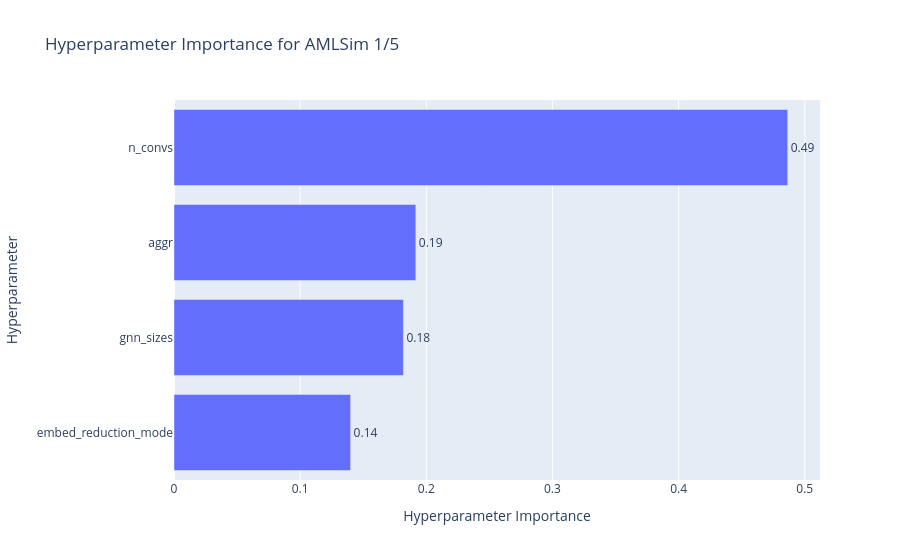
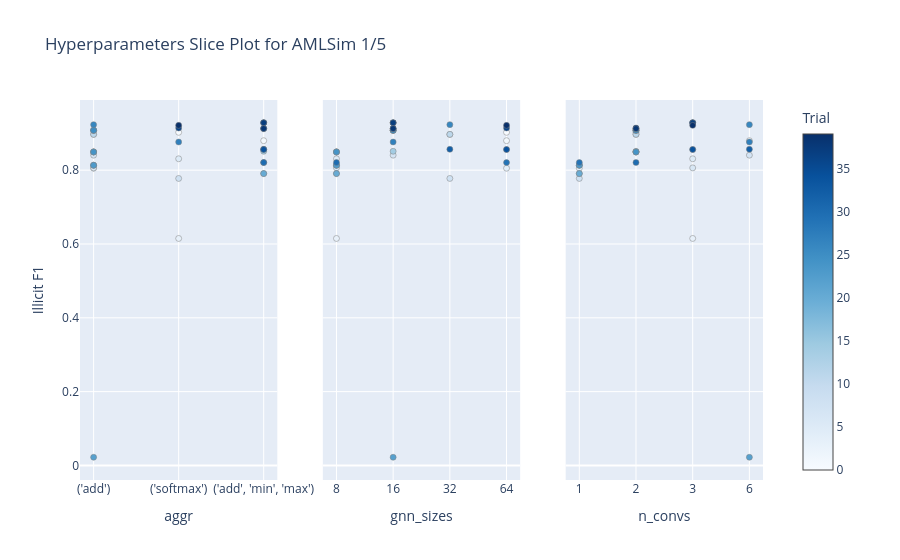
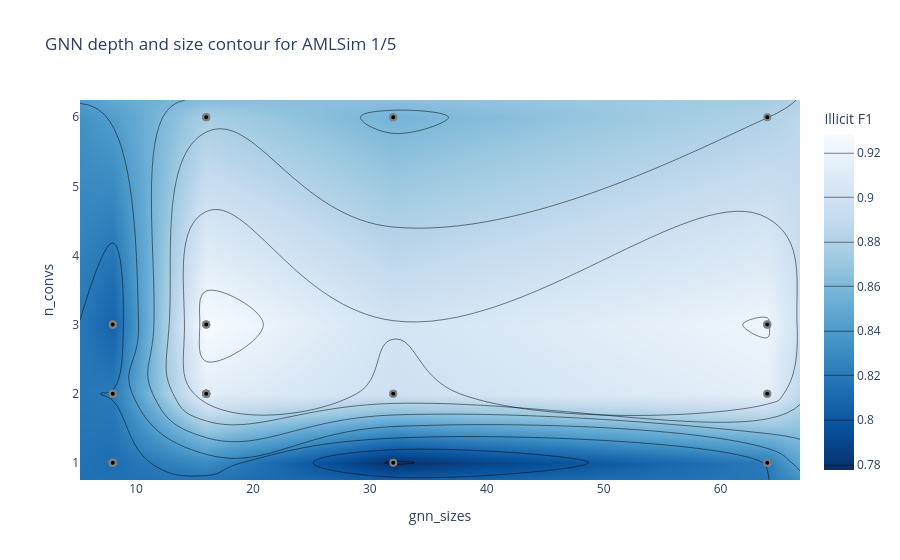
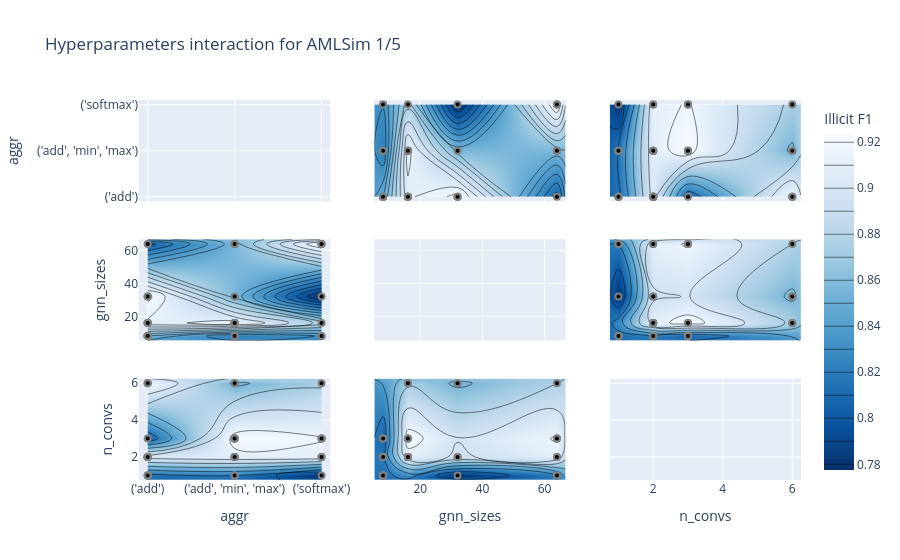

Write notebook code for charts like these, in order.
### Markdown cell above
## AMLSim 1/5

### Code cell
study_amlsim_51 = rsu.load_study("amlsim_51")
rsu.build_and_save_study_analysis(study_amlsim_51, "AMLSim 1/5")

### Figure 1 — Plotly figure (JSON) as saved in the notebook; plotly's stock layout.template omitted (floating-point values rounded to 4 significant figures)
{"data": [{"cliponaxis": false, "hovertemplate": ["embed_reduction_mode (CategoricalDistribution): 0.13998714224101907<extra></extra>", "gnn_sizes (CategoricalDistribution): 0.18184906103838058<extra></extra>", "aggr (CategoricalDistribution): 0.19168294440524974<extra></extra>", "n_convs (CategoricalDistribution): 0.48648085231535065<extra></extra>"], "name": "Illicit F1", "orientation": "h", "text": ["0.14", "0.18", "0.19", "0.49"], "textposition": "outside", "type": "bar", "x": [0.14, 0.1818, 0.1917, 0.4865], "y": ["embed_reduction_mode", "gnn_sizes", "aggr", "n_convs"]}], "layout": {"title": {"text": "Hyperparameter Importance for AMLSim 1/5"}, "xaxis": {"title": {"text": "Hyperparameter Importance"}}, "yaxis": {"title": {"text": "Hyperparameter"}}}}

### Figure 2 — Plotly figure (JSON) as saved in the notebook; plotly's stock layout.template omitted (floating-point values rounded to 4 significant figures)
{"data": [{"marker": {"color": [0, 1, 2, 3, 4, 5, 6, 7, 8, 9, 10, 11, 12, 13, 14, 15, 16, 17, 18, 19, 20, 21, 22, 23, 24, 25, 26, 27, 28, 29, 30, 31, 32, 33, 34, 35, 36, 37, 38, 39], "colorbar": {"title": {"text": "Trial"}, "x": 1, "xpad": 40}, "colorscale": [[0, "rgb(247,251,255)"], [0.125, "rgb(222,235,247)"], [0.25, "rgb(198,219,239)"], [0.375, "rgb(158,202,225)"], [0.5, "rgb(107,174,214)"], [0.625, "rgb(66,146,198)"], [0.75, "rgb(33,113,181)"], [0.875, "rgb(8,81,156)"], [1, "rgb(8,48,107)"]], "line": {"color": "Grey", "width": 0.5}, "showscale": true}, "mode": "markers", "name": "Feasible Trial", "showlegend": false, "type": "scatter", "x": ["('softmax')", "('add', 'min', 'max')", "('add', 'min', 'max')", "('softmax')", "('add')", "('softmax')", "('add')", "('add')", "('softmax')", "('add')", "('add')", "('add')", "('add')", "('add')", "('add', 'min', 'max')", "('add')", "('add')", "('add')", "('add', 'min', 'max')", "('add')", "('add', 'min', 'max')", "('add')", "('add')", "('add')", "('add')", "('add')", "('add')", "('softmax')", "('add', 'min', 'max')", "('add', 'min', 'max')", "('add', 'min', 'max')", "('add', 'min', 'max')", "('add', 'min', 'max')", "('add', 'min', 'max')", "('add', 'min', 'max')", "('add', 'min', 'max')", "('softmax')", "('add', 'min', 'max')", "('add', 'min', 'max')", "('softmax')"], "xaxis": "x", "y": [0.9026, 0.8798, 0.8559, 0.615, 0.8052, 0.8308, 0.8062, 0.8406, 0.7775, 0.8494, 0.8969, 0.8969, 0.8494, 0.9078, 0.8512, 0.9078, 0.8494, 0.8133, 0.7907, 0.8133, 0.7907, 0.9078, 0.02214, 0.8133, 0.8494, 0.9078, 0.9234, 0.8763, 0.9126, 0.8205, 0.8207, 0.9126, 0.8566, 0.9284, 0.8559, 0.9284, 0.9142, 0.9284, 0.9126, 0.9213], "yaxis": "y"}, {"marker": {"color": [0, 1, 2, 3, 4, 5, 6, 7, 8, 9, 10, 11, 12, 13, 14, 15, 16, 17, 18, 19, 20, 21, 22, 23, 24, 25, 26, 27, 28, 29, 30, 31, 32, 33, 34, 35, 36, 37, 38, 39], "colorbar": {"title": {"text": "Trial"}, "x": 1, "xpad": 40}, "colorscale": [[0, "rgb(247,251,255)"], [0.125, "rgb(222,235,247)"], [0.25, "rgb(198,219,239)"], [0.375, "rgb(158,202,225)"], [0.5, "rgb(107,174,214)"], [0.625, "rgb(66,146,198)"], [0.75, "rgb(33,113,181)"], [0.875, "rgb(8,81,156)"], [1, "rgb(8,48,107)"]], "line": {"color": "Grey", "width": 0.5}, "showscale": false}, "mode": "markers", "name": "Feasible Trial", "showlegend": false, "type": "scatter", "x": [64, 64, 64, 8, 64, 8, 8, 16, 32, 8, 32, 32, 8, 16, 16, 16, 8, 8, 8, 8, 8, 16, 16, 8, 8, 16, 32, 16, 16, 64, 8, 16, 32, 16, 64, 16, 64, 16, 16, 64], "xaxis": "x2", "y": [0.9026, 0.8798, 0.8559, 0.615, 0.8052, 0.8308, 0.8062, 0.8406, 0.7775, 0.8494, 0.8969, 0.8969, 0.8494, 0.9078, 0.8512, 0.9078, 0.8494, 0.8133, 0.7907, 0.8133, 0.7907, 0.9078, 0.02214, 0.8133, 0.8494, 0.9078, 0.9234, 0.8763, 0.9126, 0.8205, 0.8207, 0.9126, 0.8566, 0.9284, 0.8559, 0.9284, 0.9142, 0.9284, 0.9126, 0.9213], "yaxis": "y2"}, {"marker": {"color": [0, 1, 2, 3, 4, 5, 6, 7, 8, 9, 10, 11, 12, 13, 14, 15, 16, 17, 18, 19, 20, 21, 22, 23, 24, 25, 26, 27, 28, 29, 30, 31, 32, 33, 34, 35, 36, 37, 38, 39], "colorbar": {"title": {"text": "Trial"}, "x": 1, "xpad": 40}, "colorscale": [[0, "rgb(247,251,255)"], [0.125, "rgb(222,235,247)"], [0.25, "rgb(198,219,239)"], [0.375, "rgb(158,202,225)"], [0.5, "rgb(107,174,214)"], [0.625, "rgb(66,146,198)"], [0.75, "rgb(33,113,181)"], [0.875, "rgb(8,81,156)"], [1, "rgb(8,48,107)"]], "line": {"color": "Grey", "width": 0.5}, "showscale": false}, "mode": "markers", "name": "Feasible Trial", "showlegend": false, "type": "scatter", "x": [2, 6, 3, 3, 1, 3, 3, 6, 1, 2, 2, 2, 2, 2, 2, 2, 2, 1, 1, 1, 1, 2, 6, 1, 2, 2, 6, 6, 2, 1, 2, 2, 6, 3, 3, 3, 2, 3, 2, 3], "xaxis": "x3", "y": [0.9026, 0.8798, 0.8559, 0.615, 0.8052, 0.8308, 0.8062, 0.8406, 0.7775, 0.8494, 0.8969, 0.8969, 0.8494, 0.9078, 0.8512, 0.9078, 0.8494, 0.8133, 0.7907, 0.8133, 0.7907, 0.9078, 0.02214, 0.8133, 0.8494, 0.9078, 0.9234, 0.8763, 0.9126, 0.8205, 0.8207, 0.9126, 0.8566, 0.9284, 0.8559, 0.9284, 0.9142, 0.9284, 0.9126, 0.9213], "yaxis": "y3"}], "layout": {"title": {"text": "Hyperparameters Slice Plot for AMLSim 1/5"}, "xaxis": {"anchor": "y", "categoryarray": ["('add')", "('softmax')", "('add', 'min', 'max')"], "categoryorder": "array", "domain": [0, 0.2889], "title": {"text": "aggr"}, "type": "category"}, "xaxis2": {"anchor": "y2", "categoryarray": [8, 16, 32, 64], "categoryorder": "array", "domain": [0.3556, 0.6444], "title": {"text": "gnn_sizes"}, "type": "category"}, "xaxis3": {"anchor": "y3", "categoryarray": [1, 2, 3, 6], "categoryorder": "array", "domain": [0.7111, 1], "title": {"text": "n_convs"}, "type": "category"}, "yaxis": {"anchor": "x", "domain": [0, 1], "title": {"text": "Illicit F1"}}, "yaxis2": {"anchor": "x2", "domain": [0, 1], "matches": "y", "showticklabels": false}, "yaxis3": {"anchor": "x3", "domain": [0, 1], "matches": "y", "showticklabels": false}}}

### Figure 3 — Plotly figure (JSON) as saved in the notebook; plotly's stock layout.template omitted (floating-point values rounded to 4 significant figures)
{"data": [{"colorbar": {"title": {"text": "Illicit F1"}}, "colorscale": [[0, "rgb(247,251,255)"], [0.125, "rgb(222,235,247)"], [0.25, "rgb(198,219,239)"], [0.375, "rgb(158,202,225)"], [0.5, "rgb(107,174,214)"], [0.625, "rgb(66,146,198)"], [0.75, "rgb(33,113,181)"], [0.875, "rgb(8,81,156)"], [1, "rgb(8,48,107)"]], "connectgaps": true, "contours": {"coloring": "heatmap"}, "hoverinfo": "none", "line": {"smoothing": 1.3}, "reversescale": true, "type": "contour", "x": [5.2, 8, 16, 32, 64, 66.8], "y": [0.75, 1, 2, 3, 6, 6.25], "z": [[null, null, null, null, null, null], [null, 0.8133, null, 0.7775, 0.8205, null], [null, 0.8207, 0.9126, 0.8969, 0.9142, null], [null, 0.8062, 0.9284, null, 0.9213, null], [null, null, 0.8763, 0.8566, 0.8798, null], [null, null, null, null, null, null]]}, {"marker": {"color": "black", "line": {"color": "Gray", "width": 2}}, "mode": "markers", "name": "Feasible Trial", "showlegend": false, "type": "scatter", "x": [64, 64, 64, 8, 64, 8, 8, 16, 32, 8, 32, 32, 8, 16, 16, 16, 8, 8, 8, 8, 8, 16, 16, 8, 8, 16, 32, 16, 16, 64, 8, 16, 32, 16, 64, 16, 64, 16, 16, 64], "y": [2, 6, 3, 3, 1, 3, 3, 6, 1, 2, 2, 2, 2, 2, 2, 2, 2, 1, 1, 1, 1, 2, 6, 1, 2, 2, 6, 6, 2, 1, 2, 2, 6, 3, 3, 3, 2, 3, 2, 3]}, {"marker": {"color": "#cccccc", "line": {"color": "Gray", "width": 2}}, "mode": "markers", "name": "Infeasible Trial", "showlegend": false, "type": "scatter", "x": [], "y": []}], "layout": {"title": {"text": "GNN depth and size contour for AMLSim 1/5"}, "xaxis": {"range": [5.2, 66.8], "title": {"text": "gnn_sizes"}}, "yaxis": {"range": [0.75, 6.25], "title": {"text": "n_convs"}}}}

### Figure 4 — Plotly figure (JSON) as saved in the notebook; plotly's stock layout.template omitted (floating-point values rounded to 4 significant figures)
{"data": [{"type": "scatter", "xaxis": "x", "yaxis": "y"}, {"colorbar": {"title": {"text": "Illicit F1"}}, "colorscale": [[0, "rgb(247,251,255)"], [0.125, "rgb(222,235,247)"], [0.25, "rgb(198,219,239)"], [0.375, "rgb(158,202,225)"], [0.5, "rgb(107,174,214)"], [0.625, "rgb(66,146,198)"], [0.75, "rgb(33,113,181)"], [0.875, "rgb(8,81,156)"], [1, "rgb(8,48,107)"]], "connectgaps": true, "contours": {"coloring": "heatmap"}, "hoverinfo": "none", "line": {"smoothing": 1.3}, "reversescale": true, "showscale": true, "type": "contour", "x": ["('add')", "('add', 'min', 'max')", "('softmax')"], "xaxis": "x4", "y": [5.2, 8, 16, 32, 64, 66.8], "yaxis": "y4", "z": [[null, null, null], [0.8494, 0.8207, 0.8308], [0.9078, 0.9126, 0.8763], [0.9234, 0.8566, 0.7775], [0.8052, 0.8559, 0.9213], [null, null, null]]}, {"marker": {"color": "black", "line": {"color": "Gray", "width": 2}}, "mode": "markers", "name": "Feasible Trial", "showlegend": false, "type": "scatter", "x": ["('softmax')", "('add', 'min', 'max')", "('add', 'min', 'max')", "('softmax')", "('add')", "('softmax')", "('add')", "('add')", "('softmax')", "('add')", "('add')", "('add')", "('add')", "('add')", "('add', 'min', 'max')", "('add')", "('add')", "('add')", "('add', 'min', 'max')", "('add')", "('add', 'min', 'max')", "('add')", "('add')", "('add')", "('add')", "('add')", "('add')", "('softmax')", "('add', 'min', 'max')", "('add', 'min', 'max')", "('add', 'min', 'max')", "('add', 'min', 'max')", "('add', 'min', 'max')", "('add', 'min', 'max')", "('add', 'min', 'max')", "('add', 'min', 'max')", "('softmax')", "('add', 'min', 'max')", "('add', 'min', 'max')", "('softmax')"], "xaxis": "x4", "y": [64, 64, 64, 8, 64, 8, 8, 16, 32, 8, 32, 32, 8, 16, 16, 16, 8, 8, 8, 8, 8, 16, 16, 8, 8, 16, 32, 16, 16, 64, 8, 16, 32, 16, 64, 16, 64, 16, 16, 64], "yaxis": "y4"}, {"colorbar": {"title": {"text": "Illicit F1"}}, "colorscale": [[0, "rgb(247,251,255)"], [0.125, "rgb(222,235,247)"], [0.25, "rgb(198,219,239)"], [0.375, "rgb(158,202,225)"], [0.5, "rgb(107,174,214)"], [0.625, "rgb(66,146,198)"], [0.75, "rgb(33,113,181)"], [0.875, "rgb(8,81,156)"], [1, "rgb(8,48,107)"]], "connectgaps": true, "contours": {"coloring": "heatmap"}, "hoverinfo": "none", "line": {"smoothing": 1.3}, "reversescale": true, "showscale": false, "type": "contour", "x": ["('add')", "('add', 'min', 'max')", "('softmax')"], "xaxis": "x7", "y": [0.75, 1, 2, 3, 6, 6.25], "yaxis": "y7", "z": [[null, null, null], [0.8133, 0.8205, 0.7775], [0.9078, 0.9126, 0.9142], [0.8062, 0.9284, 0.9213], [0.9234, 0.8566, 0.8763], [null, null, null]]}, {"marker": {"color": "black", "line": {"color": "Gray", "width": 2}}, "mode": "markers", "name": "Feasible Trial", "showlegend": false, "type": "scatter", "x": ["('softmax')", "('add', 'min', 'max')", "('add', 'min', 'max')", "('softmax')", "('add')", "('softmax')", "('add')", "('add')", "('softmax')", "('add')", "('add')", "('add')", "('add')", "('add')", "('add', 'min', 'max')", "('add')", "('add')", "('add')", "('add', 'min', 'max')", "('add')", "('add', 'min', 'max')", "('add')", "('add')", "('add')", "('add')", "('add')", "('add')", "('softmax')", "('add', 'min', 'max')", "('add', 'min', 'max')", "('add', 'min', 'max')", "('add', 'min', 'max')", "('add', 'min', 'max')", "('add', 'min', 'max')", "('add', 'min', 'max')", "('add', 'min', 'max')", "('softmax')", "('add', 'min', 'max')", "('add', 'min', 'max')", "('softmax')"], "xaxis": "x7", "y": [2, 6, 3, 3, 1, 3, 3, 6, 1, 2, 2, 2, 2, 2, 2, 2, 2, 1, 1, 1, 1, 2, 6, 1, 2, 2, 6, 6, 2, 1, 2, 2, 6, 3, 3, 3, 2, 3, 2, 3], "yaxis": "y7"}, {"colorbar": {"title": {"text": "Illicit F1"}}, "colorscale": [[0, "rgb(247,251,255)"], [0.125, "rgb(222,235,247)"], [0.25, "rgb(198,219,239)"], [0.375, "rgb(158,202,225)"], [0.5, "rgb(107,174,214)"], [0.625, "rgb(66,146,198)"], [0.75, "rgb(33,113,181)"], [0.875, "rgb(8,81,156)"], [1, "rgb(8,48,107)"]], "connectgaps": true, "contours": {"coloring": "heatmap"}, "hoverinfo": "none", "line": {"smoothing": 1.3}, "reversescale": true, "showscale": false, "type": "contour", "x": [5.2, 8, 16, 32, 64, 66.8], "xaxis": "x2", "y": ["('add')", "('add', 'min', 'max')", "('softmax')"], "yaxis": "y2", "z": [[null, 0.8494, 0.9078, 0.9234, 0.8052, null], [null, 0.8207, 0.9126, 0.8566, 0.8559, null], [null, 0.8308, 0.8763, 0.7775, 0.9213, null]]}, {"marker": {"color": "black", "line": {"color": "Gray", "width": 2}}, "mode": "markers", "name": "Feasible Trial", "showlegend": false, "type": "scatter", "x": [64, 64, 64, 8, 64, 8, 8, 16, 32, 8, 32, 32, 8, 16, 16, 16, 8, 8, 8, 8, 8, 16, 16, 8, 8, 16, 32, 16, 16, 64, 8, 16, 32, 16, 64, 16, 64, 16, 16, 64], "xaxis": "x2", "y": ["('softmax')", "('add', 'min', 'max')", "('add', 'min', 'max')", "('softmax')", "('add')", "('softmax')", "('add')", "('add')", "('softmax')", "('add')", "('add')", "('add')", "('add')", "('add')", "('add', 'min', 'max')", "('add')", "('add')", "('add')", "('add', 'min', 'max')", "('add')", "('add', 'min', 'max')", "('add')", "('add')", "('add')", "('add')", "('add')", "('add')", "('softmax')", "('add', 'min', 'max')", "('add', 'min', 'max')", "('add', 'min', 'max')", "('add', 'min', 'max')", "('add', 'min', 'max')", "('add', 'min', 'max')", "('add', 'min', 'max')", "('add', 'min', 'max')", "('softmax')", "('add', 'min', 'max')", "('add', 'min', 'max')", "('softmax')"], "yaxis": "y2"}, {"type": "scatter", "xaxis": "x5", "yaxis": "y5"}, {"colorbar": {"title": {"text": "Illicit F1"}}, "colorscale": [[0, "rgb(247,251,255)"], [0.125, "rgb(222,235,247)"], [0.25, "rgb(198,219,239)"], [0.375, "rgb(158,202,225)"], [0.5, "rgb(107,174,214)"], [0.625, "rgb(66,146,198)"], [0.75, "rgb(33,113,181)"], [0.875, "rgb(8,81,156)"], [1, "rgb(8,48,107)"]], "connectgaps": true, "contours": {"coloring": "heatmap"}, "hoverinfo": "none", "line": {"smoothing": 1.3}, "reversescale": true, "showscale": false, "type": "contour", "x": [5.2, 8, 16, 32, 64, 66.8], "xaxis": "x8", "y": [0.75, 1, 2, 3, 6, 6.25], "yaxis": "y8", "z": [[null, null, null, null, null, null], [null, 0.8133, null, 0.7775, 0.8205, null], [null, 0.8207, 0.9126, 0.8969, 0.9142, null], [null, 0.8062, 0.9284, null, 0.9213, null], [null, null, 0.8763, 0.8566, 0.8798, null], [null, null, null, null, null, null]]}, {"marker": {"color": "black", "line": {"color": "Gray", "width": 2}}, "mode": "markers", "name": "Feasible Trial", "showlegend": false, "type": "scatter", "x": [64, 64, 64, 8, 64, 8, 8, 16, 32, 8, 32, 32, 8, 16, 16, 16, 8, 8, 8, 8, 8, 16, 16, 8, 8, 16, 32, 16, 16, 64, 8, 16, 32, 16, 64, 16, 64, 16, 16, 64], "xaxis": "x8", "y": [2, 6, 3, 3, 1, 3, 3, 6, 1, 2, 2, 2, 2, 2, 2, 2, 2, 1, 1, 1, 1, 2, 6, 1, 2, 2, 6, 6, 2, 1, 2, 2, 6, 3, 3, 3, 2, 3, 2, 3], "yaxis": "y8"}, {"colorbar": {"title": {"text": "Illicit F1"}}, "colorscale": [[0, "rgb(247,251,255)"], [0.125, "rgb(222,235,247)"], [0.25, "rgb(198,219,239)"], [0.375, "rgb(158,202,225)"], [0.5, "rgb(107,174,214)"], [0.625, "rgb(66,146,198)"], [0.75, "rgb(33,113,181)"], [0.875, "rgb(8,81,156)"], [1, "rgb(8,48,107)"]], "connectgaps": true, "contours": {"coloring": "heatmap"}, "hoverinfo": "none", "line": {"smoothing": 1.3}, "reversescale": true, "showscale": false, "type": "contour", "x": [0.75, 1, 2, 3, 6, 6.25], "xaxis": "x3", "y": ["('add')", "('add', 'min', 'max')", "('softmax')"], "yaxis": "y3", "z": [[null, 0.8133, 0.9078, 0.8062, 0.9234, null], [null, 0.8205, 0.9126, 0.9284, 0.8566, null], [null, 0.7775, 0.9142, 0.9213, 0.8763, null]]}, {"marker": {"color": "black", "line": {"color": "Gray", "width": 2}}, "mode": "markers", "name": "Feasible Trial", "showlegend": false, "type": "scatter", "x": [2, 6, 3, 3, 1, 3, 3, 6, 1, 2, 2, 2, 2, 2, 2, 2, 2, 1, 1, 1, 1, 2, 6, 1, 2, 2, 6, 6, 2, 1, 2, 2, 6, 3, 3, 3, 2, 3, 2, 3], "xaxis": "x3", "y": ["('softmax')", "('add', 'min', 'max')", "('add', 'min', 'max')", "('softmax')", "('add')", "('softmax')", "('add')", "('add')", "('softmax')", "('add')", "('add')", "('add')", "('add')", "('add')", "('add', 'min', 'max')", "('add')", "('add')", "('add')", "('add', 'min', 'max')", "('add')", "('add', 'min', 'max')", "('add')", "('add')", "('add')", "('add')", "('add')", "('add')", "('softmax')", "('add', 'min', 'max')", "('add', 'min', 'max')", "('add', 'min', 'max')", "('add', 'min', 'max')", "('add', 'min', 'max')", "('add', 'min', 'max')", "('add', 'min', 'max')", "('add', 'min', 'max')", "('softmax')", "('add', 'min', 'max')", "('add', 'min', 'max')", "('softmax')"], "yaxis": "y3"}, {"colorbar": {"title": {"text": "Illicit F1"}}, "colorscale": [[0, "rgb(247,251,255)"], [0.125, "rgb(222,235,247)"], [0.25, "rgb(198,219,239)"], [0.375, "rgb(158,202,225)"], [0.5, "rgb(107,174,214)"], [0.625, "rgb(66,146,198)"], [0.75, "rgb(33,113,181)"], [0.875, "rgb(8,81,156)"], [1, "rgb(8,48,107)"]], "connectgaps": true, "contours": {"coloring": "heatmap"}, "hoverinfo": "none", "line": {"smoothing": 1.3}, "reversescale": true, "showscale": false, "type": "contour", "x": [0.75, 1, 2, 3, 6, 6.25], "xaxis": "x6", "y": [5.2, 8, 16, 32, 64, 66.8], "yaxis": "y6", "z": [[null, null, null, null, null, null], [null, 0.8133, 0.8207, 0.8062, null, null], [null, null, 0.9126, 0.9284, 0.8763, null], [null, 0.7775, 0.8969, null, 0.8566, null], [null, 0.8205, 0.9142, 0.9213, 0.8798, null], [null, null, null, null, null, null]]}, {"marker": {"color": "black", "line": {"color": "Gray", "width": 2}}, "mode": "markers", "name": "Feasible Trial", "showlegend": false, "type": "scatter", "x": [2, 6, 3, 3, 1, 3, 3, 6, 1, 2, 2, 2, 2, 2, 2, 2, 2, 1, 1, 1, 1, 2, 6, 1, 2, 2, 6, 6, 2, 1, 2, 2, 6, 3, 3, 3, 2, 3, 2, 3], "xaxis": "x6", "y": [64, 64, 64, 8, 64, 8, 8, 16, 32, 8, 32, 32, 8, 16, 16, 16, 8, 8, 8, 8, 8, 16, 16, 8, 8, 16, 32, 16, 16, 64, 8, 16, 32, 16, 64, 16, 64, 16, 16, 64], "yaxis": "y6"}, {"type": "scatter", "xaxis": "x9", "yaxis": "y9"}], "layout": {"title": {"text": "Hyperparameters interaction for AMLSim 1/5"}, "xaxis": {"anchor": "y", "domain": [0, 0.2889], "matches": "x7", "range": [-0.1, 2.1], "showticklabels": false, "type": "category"}, "xaxis2": {"anchor": "y2", "domain": [0.3556, 0.6444], "matches": "x8", "range": [5.2, 66.8], "showticklabels": false}, "xaxis3": {"anchor": "y3", "domain": [0.7111, 1], "matches": "x9", "range": [0.75, 6.25], "showticklabels": false}, "xaxis4": {"anchor": "y4", "domain": [0, 0.2889], "matches": "x7", "range": [-0.1, 2.1], "showticklabels": false, "type": "category"}, "xaxis5": {"anchor": "y5", "domain": [0.3556, 0.6444], "matches": "x8", "range": [5.2, 66.8], "showticklabels": false}, "xaxis6": {"anchor": "y6", "domain": [0.7111, 1], "matches": "x9", "range": [0.75, 6.25], "showticklabels": false}, "xaxis7": {"anchor": "y7", "domain": [0, 0.2889], "range": [-0.1, 2.1], "title": {"text": "aggr"}, "type": "category"}, "xaxis8": {"anchor": "y8", "domain": [0.3556, 0.6444], "range": [5.2, 66.8], "title": {"text": "gnn_sizes"}}, "xaxis9": {"anchor": "y9", "domain": [0.7111, 1], "range": [0.75, 6.25], "title": {"text": "n_convs"}}, "yaxis": {"anchor": "x", "domain": [0.7333, 1], "range": [-0.1, 2.1], "title": {"text": "aggr"}, "type": "category"}, "yaxis2": {"anchor": "x2", "domain": [0.7333, 1], "matches": "y", "range": [-0.1, 2.1], "showticklabels": false, "type": "category"}, "yaxis3": {"anchor": "x3", "domain": [0.7333, 1], "matches": "y", "range": [-0.1, 2.1], "showticklabels": false, "type": "category"}, "yaxis4": {"anchor": "x4", "domain": [0.3667, 0.6333], "range": [5.2, 66.8], "title": {"text": "gnn_sizes"}}, "yaxis5": {"anchor": "x5", "domain": [0.3667, 0.6333], "matches": "y4", "range": [5.2, 66.8], "showticklabels": false}, "yaxis6": {"anchor": "x6", "domain": [0.3667, 0.6333], "matches": "y4", "range": [5.2, 66.8], "showticklabels": false}, "yaxis7": {"anchor": "x7", "domain": [0, 0.2667], "range": [0.75, 6.25], "title": {"text": "n_convs"}}, "yaxis8": {"anchor": "x8", "domain": [0, 0.2667], "matches": "y7", "range": [0.75, 6.25], "showticklabels": false}, "yaxis9": {"anchor": "x9", "domain": [0, 0.2667], "matches": "y7", "range": [0.75, 6.25], "showticklabels": false}}}
